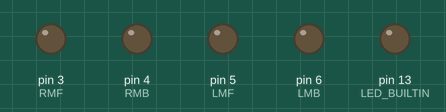
The sketch below on a simulated Arduino Uno, built with avr-gcc and run on an emulated ATmega328P. On the bench: output pins drawn as LEDs (lit = HIGH). What the sketch prints to the serial monitor is not drawn.

Above: at 1.5 s.
At 4.5 s:
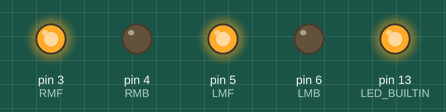
At 7.5 s:
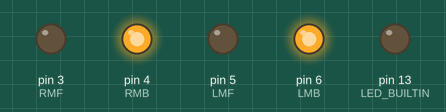
At 10.5 s:
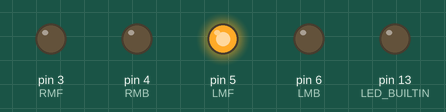
At 13.5 s:
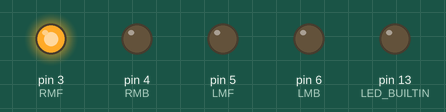
Timing chart, 0 to 19.5 s (numbered marks = the images above):
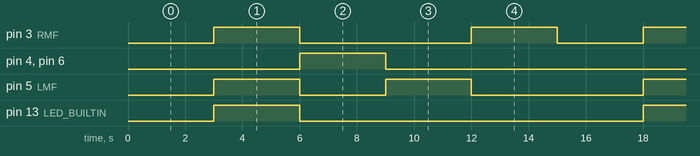

Measured:
- by itself, pin 3 (RMF): repeats every 15.0 s: LOW 6.0 s, HIGH 3.0 s, LOW 3.0 s, HIGH 3.0 s
- by itself, pin 4 (RMB), pin 6 (LMB), pin 13 (LED_BUILTIN): alternates HIGH for 3.0 s and LOW for 12.0 s
- by itself, pin 5 (LMF): repeats every 15.0 s: LOW 3.0 s, HIGH 3.0 s, LOW 6.0 s, HIGH 3.0 s

The sketch:

class17.ino
```cpp
const int RMF =3;// Right Motor Forward IN1
const int RMB =4;// Right Motor Backward IN2
const int LMF =5;// Left Motor Forward IN3
const int LMB =6;// Left Motor Backward IN4


void setup() {
  Serial.begin(9600);
  Serial.println("*****************Motor-Driver*******************");
  pinMode(13, OUTPUT);
 pinMode (RMF, OUTPUT);
 pinMode (RMB, OUTPUT);
 pinMode (LMF, OUTPUT);
 pinMode (LMB, OUTPUT);
}

void loop() {
  delay(3000);

// Running Robot Forward
digitalWrite(LED_BUILTIN, HIGH);   // turn the LED on (HIGH is the voltage level)
digitalWrite(RMF, HIGH);
digitalWrite(RMB, LOW);
digitalWrite(LMF, HIGH);
digitalWrite(LMB, LOW);

delay(3000);

// Running Robot Backward
  digitalWrite(LED_BUILTIN, LOW);    // turn the LED off by making the voltage LOW
digitalWrite(RMF,LOW);
digitalWrite(RMB,HIGH);
digitalWrite(LMF,LOW);
digitalWrite(LMB,HIGH);

delay(3000);

// Taking Right Turn

digitalWrite(RMF, LOW);
digitalWrite(RMB, LOW);
digitalWrite(LMF, HIGH);
digitalWrite(LMB, LOW);

delay(3000);

// Taking Left Turn

digitalWrite(RMF, HIGH);
digitalWrite(RMB, LOW);
digitalWrite(LMF, LOW);
digitalWrite(LMB, LOW);

delay(3000);

// Stop The Robot

digitalWrite(RMF, LOW);
digitalWrite(RMB, LOW);
digitalWrite(LMF, LOW);
digitalWrite(LMB, LOW);
}
```
